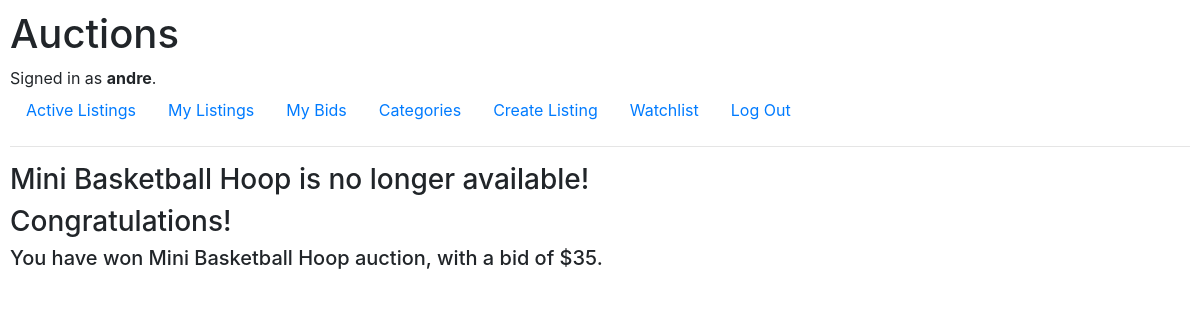
Screenshot of /listing/2 (signed in) with the database file from the repository.
### auctions/models.py (models this page shows)
class User(AbstractUser):
    pass

class Listings(models.Model):
    name = models.CharField(max_length=200)
    description = models.TextField(max_length=400)
    startingbid = models.PositiveIntegerField()
    image = models.URLField(max_length=200, blank=True)
    time = models.DateTimeField(default=datetime.datetime.now())
    category = models.ForeignKey(Categories, on_delete=models.PROTECT, related_name="item", blank=True)
    user = models.ForeignKey(User, on_delete=models.CASCADE, related_name="listings")
    isclosed = models.BooleanField(default=False)
    @property
    def highestbid(self):
        if self.bids.all() == None:
            return self.startingbid
        else:
            highestbid = self.bids.all()
            highestbid = highestbid.order_by("bid").last()
            return highestbid

class Bids(models.Model):
    bid = models.PositiveIntegerField()
    time = models.DateTimeField(default=datetime.datetime.now())
    item = models.ForeignKey(Listings, on_delete=models.CASCADE, related_name="bids")
    user = models.ForeignKey(User, on_delete=models.CASCADE, related_name="user_bids")

### auctions/views.py (the view, shortened to what this page needs)
# urls.py: path("listing/<str:list_id>", views.listing, name="listing"),
def listing(request, list_id):
    item = Listings.objects.get(pk=list_id)
    if item.isclosed is True:
        if item.highestbid.user.id == request.user.id:
            won = True
        else:
            won = None
        return render(request, "auctions/closedlisting.html", {
            "item": item,
            "won": won
        })

### auctions/templates/auctions/closedlisting.html
{% extends "auctions/layout.html" %}
{% block body %}
    <h3>{{ item.name }} is no longer available!</h3>
    {% if won %}
    <div>
        <h3>Congratulations!</h3>
        <h5>You have won {{ item.name }} auction, with a bid of ${{ item.highestbid.bid }}.</h5>
    </div>
    {% endif %}
{% endblock %}

### auctions/templates/auctions/layout.html (shortened to what this page needs)
{% load static %}
<!DOCTYPE html>
<html lang="en">
    <head>
        <link rel="stylesheet" href="https://stackpath.bootstrapcdn.com/bootstrap/4.4.1/css/bootstrap.min.css">
        <link href="{% static 'auctions/styles.css' %}" rel="stylesheet">
    </head>
    <body>
        <h1>Auctions</h1>
        <div>
            {% if user.is_authenticated %}
                Signed in as <strong>{{ user.username }}</strong>.
            {% else %}
                Not signed in.
            {% endif %}
        </div>
        <ul class="nav">
            <li class="nav-item">
                <a class="nav-link" href="{% url 'index' %}">Active Listings</a>
            </li>
            {% if user.is_authenticated %}
                <li class="nav-item">
                    <a class="nav-link" href="{% url 'mylistings' %}">My Listings</a>
                </li>
                <li class="nav-item">
                    <a class="nav-link" href="{% url 'mybids' %}">My Bids</a>
                </li>
                <li class="nav-item">
                    <a class="nav-link" href="{% url 'category' %}">Categories</a>
                </li>
                <li class="nav-item">
                    <a class="nav-link" href="{% url 'list' %}">Create Listing</a>
                </li>
                <li class="nav-item">
                    <a class="nav-link" href="{% url 'watchlist' %}">Watchlist</a>
                </li>
                <li class="nav-item">
                    <a class="nav-link" href="{% url 'logout' %}">Log Out</a>
                </li>
            {% endif %}
        </ul>
        <hr>
        {% block body %}
        {% endblock %}
    </body>
</html>

### auctions/static/auctions/styles.css (style rules this page uses)
body { padding: 10px; }

### rows the page displays
User: username "andre"
Listings: name "Mini Basketball Hoop", highestbid.bid "35"
